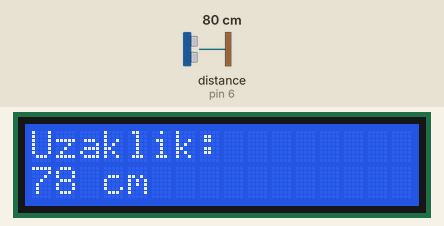
This sketch was run on a simulated Arduino Uno, built with avr-gcc and run on an emulated ATmega328P. Shown: 16×2 character LCD. Wiring (inferred from the names in the program): ultrasonic range finder: trigger pin 7; echo pin 6. Inputs (shaded band) come from the test bench; at power-on: distance to the obstacle (sensor on pin 6) 80 cm. The echo pulse lasts 58.3 µs per cm; what the sketch prints to the serial monitor is not drawn.

Above: at 1.2 s.
1.3 s: distance to the obstacle (sensor on pin 6) set to 2 cm
At 2.7 s:
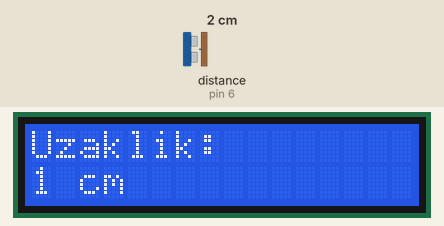
3.0 s: distance to the obstacle (sensor on pin 6) set to 4 cm
At 4.3 s:
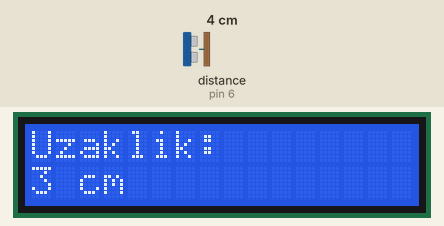
4.6 s: distance to the obstacle (sensor on pin 6) set to 9 cm
At 5.8 s:
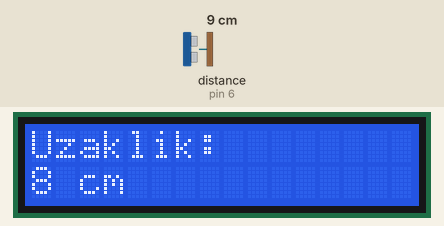
6.1 s: distance to the obstacle (sensor on pin 6) set to 60 cm
At 6.7 s:
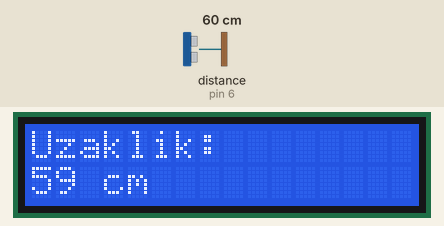
Timing chart, 0 to 9.1 s (numbered marks = the images above; inputs shaded):
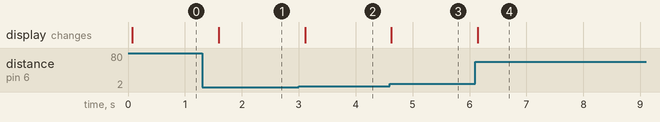

Measured:
- after the input at 1.3 s, the display: changes after 0.30 s (image 1)
- after the input at 3.0 s, the display: changes after 0.11 s (image 2)
- after the input at 4.6 s, the display: changes at once (image 3)
- after the input at 6.1 s, the display: changes after 0.05 s (image 4)

The sketch:

sketch_jun10a.ino
```cpp
#include <LiquidCrystal.h>                              // LCD kütüphanemizi başlatıyoruz.
int trigPin = 7;                                        // Ultrasonik sensör trig pini değişkeni
int echoPin = 6;                                        // Ultrasonik sensör echo pini değişkeni
long sure;                                              // Ses dalgasının gidip gelme süresi değişkeni
int uzaklik;                                            // Ölçülen uzaklık değeri değişkeni
int rs = 12, en = 11, d4 = 5, d5 = 4, d6 = 3, d7 = 2;   // LCD'nin pin değişkenlerini tanımlıyoruz.
LiquidCrystal lcd(rs, en, d4, d5, d6, d7);              // LCD'nin pin bağlantılarını ayarlıyoruz.

void setup() {
  pinMode(trigPin, OUTPUT);                             // trig pinini OUTPUT olarak ayarlıyoruz.
  pinMode(echoPin, INPUT);                              // echo pinini INPUT olarak ayarlıyoruz.
  lcd.begin(16, 2);                                     // LCD ekranımızın en-boy oranını ayarlıyoruz.
  Serial.begin(9600);                                   // Serial iletişimi başlatıyoruz.
}

void loop() {
  digitalWrite(trigPin, LOW);                           // Ultrasonik sensör ile ölçüm sekansını başlatıyoruz.
  delayMicroseconds(5);
  digitalWrite(trigPin, HIGH);
  delayMicroseconds(10);
  digitalWrite(trigPin, LOW);
  sure = pulseIn(echoPin, HIGH);                        // Ses dalgasının gidip gelme süresini ölçüyoruz.
  uzaklik = sure * 0.034 / 2;                           // Ölçülen süre ile uzaklık hesabı yapıyoruz.

  lcd.clear();                                          // LCD'deki eski yazılar temizlenir.
  lcd.setCursor(0, 0);                                  // LCD'nin 1. satır 1. sütunundan yazmaya başlıyoruz.
  lcd.print("Uzaklik:");
  lcd.setCursor(0, 1);                                  // LCD'nin 2. satır 1. sütunundan yazmaya başlıyoruz.
  lcd.print(uzaklik);                                   // Uzaklık değerini LCD'ye yazdırıyoruz.
  lcd.print(" cm");

  Serial.print("Uzaklik: ");                            // Serial monitöre mesafe bilgisini yazdırıyoruz.
  Serial.print(uzaklik);                                // Uzaklık değerini yazdırıyoruz.
  Serial.println(" cm");                                // cm cinsinden birim ekliyoruz ve yeni satıra geçiyoruz.

  delay(500);                                           // Ölçüm aralığını ayarlamak için küçük bir gecikme ekliyoruz.
}
```
